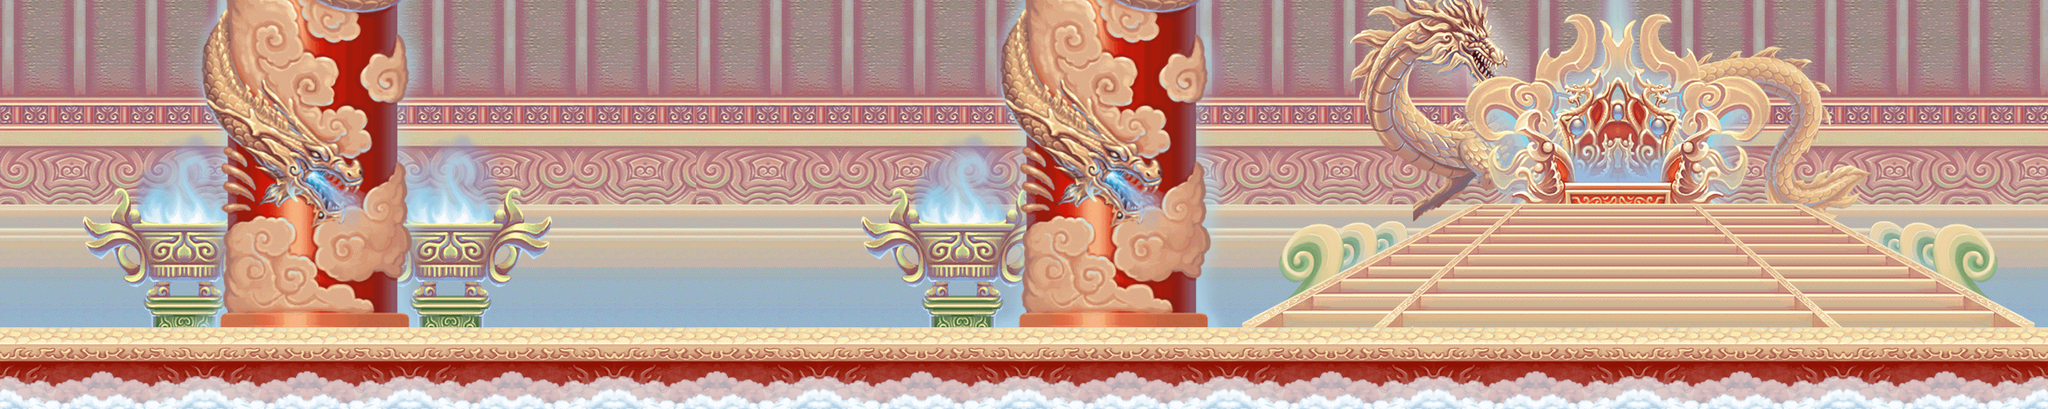

This game map was drawn from its Tiled (.tmx) file and the tilesets committed beside it. A one-line description and the trimmed map source follow:
An orthogonal 100x20 tile map with 32x32 px tiles, 11 tile layers (bg2, bg, luzi, dragon, ...), 4 tilesets and 18 objects.

<map version="1.0" orientation="orthogonal" renderorder="right-down" width="100" height="20" tilewidth="32" tileheight="32" nextobjectid="45">
 <tileset firstgid="1" name="level_100009_parts_0" tilewidth="32" tileheight="32" tilecount="1024" columns="32">
  <image source="level_100009_parts_0.png" width="1024" height="1024" />
  <tile id="1015">
   <properties>
    <property name="Hold" value="1" />
   </properties>
  </tile>
  <tile id="1016">
   <properties>
    <property name="Hold" value="1" />
   </properties>
  </tile>
  <tile id="1017">
   <properties>
    <property name="Hold" value="1" />
   </properties>
  </tile>
  <tile id="1018">
   <properties>
    <property name="Hold" value="1" />
   </properties>
  </tile>
  <tile id="1019">
   <properties>
    <property name="Hold" value="1" />
   </properties>
  </tile>
 </tileset>
 <tileset firstgid="1025" name="level_common_2_parts" tilewidth="32" tileheight="32" tilecount="256" columns="16">
  <image source="level_common_2_parts.png" width="512" height="512" />
 </tileset>
 <tileset firstgid="1281" name="level_100009_parts_1" tilewidth="32" tileheight="32" tilecount="512" columns="16">
  <image source="level_100009_parts_1.png" width="512" height="1024" />
 </tileset>
 <tileset firstgid="1793" name="level_100009_parts_0" tilewidth="32" tileheight="32" tilecount="1024" columns="32">
  <image source="level_100009_parts_0.png" width="1024" height="1024" />
 </tileset>
 <layer name="bg2" width="100" height="20">
  <data>[2000 cells, 1200 non-empty, 84 distinct tile ids]</data>
 </layer>
 <layer name="bg" width="100" height="20">
  <data>[2000 cells, 702 non-empty, 9 distinct tile ids]</data>
 </layer>
 <layer name="luzi" width="100" height="20">
  <data>[2000 cells, 294 non-empty, 67 distinct tile ids]</data>
 </layer>
 <layer name="dragon" width="100" height="20">
  <data>[2000 cells, 312 non-empty, 277 distinct tile ids]</data>
 </layer>
 <layer name="boss" width="100" height="20">
  <data>[2000 cells, 153 non-empty, 77 distinct tile ids]</data>
 </layer>
 <layer name="ladder3" width="100" height="20">
  <data>[2000 cells, 205 non-empty, 8 distinct tile ids]</data>
 </layer>
 <layer name="ladder2" width="100" height="20">
  <data>[2000 cells, 216 non-empty, 120 distinct tile ids]</data>
 </layer>
 <layer name="ladder1" width="100" height="20">
  <data>[2000 cells, 100 non-empty, 56 distinct tile ids]</data>
 </layer>
 <layer name="zhuzi" width="100" height="20">
  <data>[2000 cells, 384 non-empty, 192 distinct tile ids]</data>
 </layer>
 <layer name="background1" width="100" height="20">
  <data>[2000 cells, 300 non-empty, 15 distinct tile ids]</data>
 </layer>
 <layer name="ground" width="100" height="20">
  <data>[2000 cells, 100 non-empty, 5 distinct tile ids]</data>
 </layer>
 <objectgroup name="enemy">
  <object id="1" x="672" y="318">
   <ellipse />
  </object>
  <object id="5" x="862" y="317">
   <ellipse />
  </object>
  <object id="8" x="1181" y="320">
   <ellipse />
  </object>
  <object id="9" x="1374" y="320">
   <ellipse />
  </object>
  <object id="10" x="1474" y="321">
   <ellipse />
  </object>
  <object id="13" x="1953" y="348">
   <ellipse />
  </object>
 </objectgroup>
 <objectgroup name="enemyFu">
  <object id="35" x="1666" y="276">
   <ellipse />
  </object>
  <object id="39" x="1918" y="284">
   <ellipse />
  </object>
  <object id="40" x="2064" y="288">
   <ellipse />
  </object>
  <object id="41" x="2170" y="282">
   <ellipse />
  </object>
  <object id="42" x="936" y="340">
   <ellipse />
  </object>
  <object id="43" x="766" y="286">
   <ellipse />
  </object>
 </objectgroup>
 <objectgroup name="enemyQiang">
  <object id="29" x="932" y="254">
   <ellipse />
  </object>
  <object id="30" x="1088" y="256">
   <ellipse />
  </object>
  <object id="31" x="1378" y="254">
   <ellipse />
  </object>
  <object id="32" x="1280" y="248">
   <ellipse />
  </object>
  <object id="44" x="2246" y="288">
   <ellipse />
  </object>
 </objectgroup>
 <objectgroup name="Boss">
  <object id="28" x="2497" y="377">
   <ellipse />
  </object>
 </objectgroup>
</map>